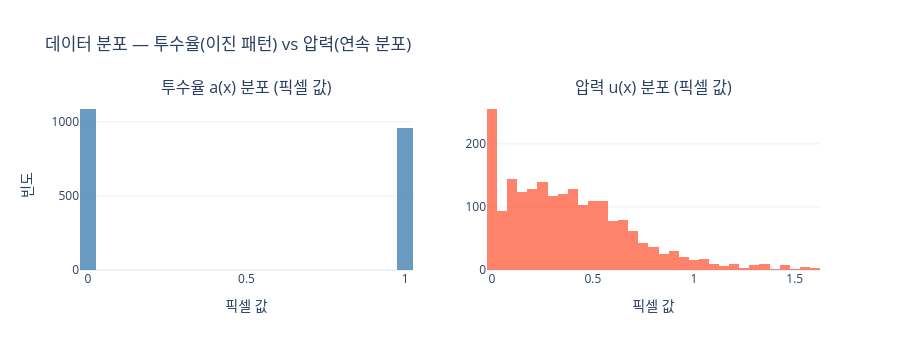

The notebook cell saved with this chart:
### Code cell
# ── 데이터 통계 요약 ──
all_perms = np.stack(perms)      # (N, 16, 16)
all_pres  = np.stack(pressures)  # (N, 16, 16)

fig = make_subplots(
    rows=1, cols=2,
    subplot_titles=['투수율 a(x) 분포 (픽셀 값)',
                    '압력 u(x) 분포 (픽셀 값)'],
)

fig.add_trace(
    go.Histogram(x=all_perms.flatten(), nbinsx=40,
                 marker_color='steelblue', opacity=0.8, name='a(x)'),
    row=1, col=1,
)
fig.add_trace(
    go.Histogram(x=all_pres.flatten(), nbinsx=60,
                 marker_color='tomato', opacity=0.8, name='u(x)'),
    row=1, col=2,
)

fig.update_layout(
    height=350, template='plotly_white',
    title='데이터 분포 — 투수율(이진 패턴) vs 압력(연속 분포)',
    showlegend=False,
)
fig.update_xaxes(title_text='픽셀 값', row=1, col=1)
fig.update_xaxes(title_text='픽셀 값', row=1, col=2)
fig.update_yaxes(title_text='빈도', row=1, col=1)
fig.show()

print(f'투수율 a(x): 고유값 = {np.unique(all_perms).round(3)}  (이진 패턴)')
print(f'압력  u(x): 범위 = [{all_pres.min():.4f}, {all_pres.max():.4f}]')

### Figure 1 — Plotly figure (JSON) as saved in the notebook; plotly's stock layout.template omitted (floating-point values rounded to 4 significant figures; data arrays with more than 128 entries replaced by an {"elided": "..."} marker saying what was removed)
{"data": [{"marker": {"color": "steelblue"}, "name": "a(x)", "nbinsx": 40, "opacity": 0.8, "type": "histogram", "x": {"elided": "2048 float values"}, "xaxis": "x", "yaxis": "y"}, {"marker": {"color": "tomato"}, "name": "u(x)", "nbinsx": 60, "opacity": 0.8, "type": "histogram", "x": {"elided": "2048 float values"}, "xaxis": "x2", "yaxis": "y2"}], "layout": {"annotations": [{"font": {"size": 16}, "showarrow": false, "text": "투수율 a(x) 분포 (픽셀 값)", "x": 0.225, "xanchor": "center", "xref": "paper", "y": 1, "yanchor": "bottom", "yref": "paper"}, {"font": {"size": 16}, "showarrow": false, "text": "압력 u(x) 분포 (픽셀 값)", "x": 0.775, "xanchor": "center", "xref": "paper", "y": 1, "yanchor": "bottom", "yref": "paper"}], "height": 350, "showlegend": false, "title": {"text": "데이터 분포 — 투수율(이진 패턴) vs 압력(연속 분포)"}, "xaxis": {"anchor": "y", "domain": [0, 0.45], "title": {"text": "픽셀 값"}}, "xaxis2": {"anchor": "y2", "domain": [0.55, 1], "title": {"text": "픽셀 값"}}, "yaxis": {"anchor": "x", "domain": [0, 1], "title": {"text": "빈도"}}, "yaxis2": {"anchor": "x2", "domain": [0, 1]}}}
